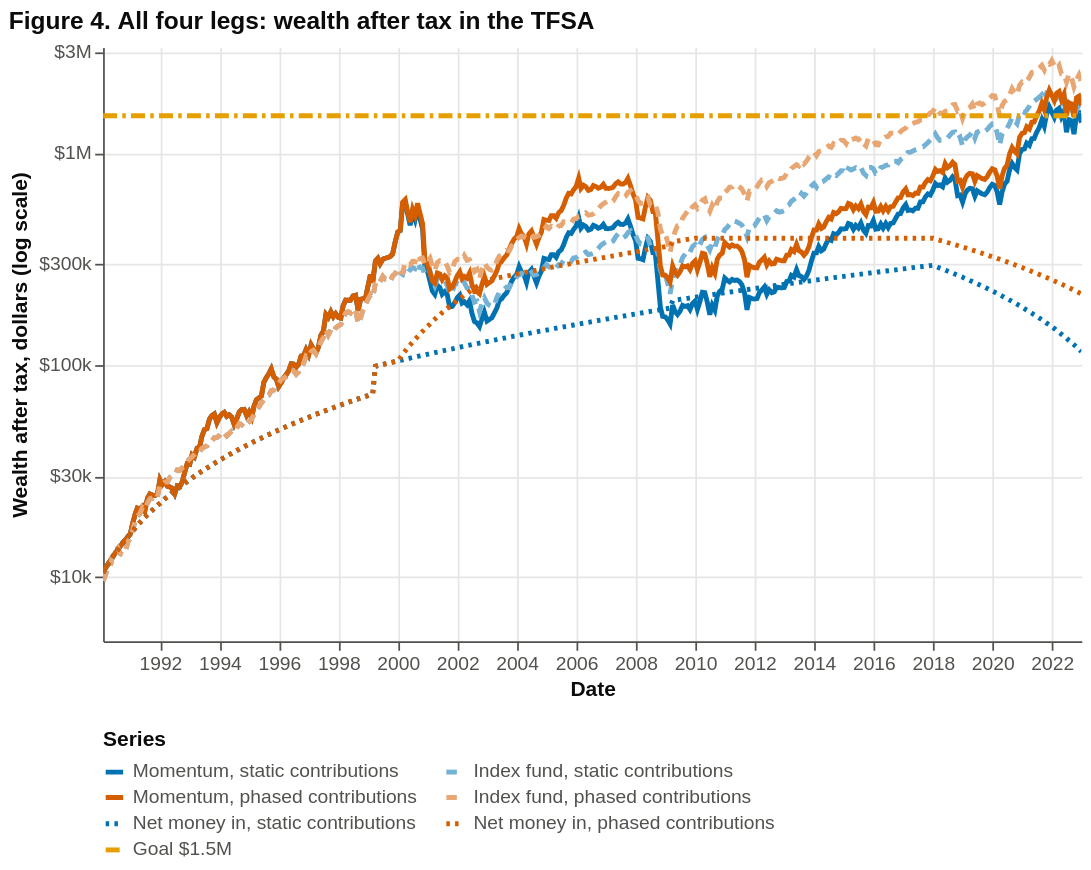

Notebook code for this chart:
### Markdown cell above
**Figure 4.** TFSA wealth after tax, all four legs on one log scale: static contributions in blue and phased contributions in vermillion, the screen solid and the index fund dashed and lighter. **Colour is the contribution schedule (blue for static, vermillion for phased); a solid line is the screen, a dashed lighter line of the same colour is the index fund that received the same dollars on the same days; the dotted line is the net money put in.** **Tooltip:** hovering shows the month end, the money put in under each schedule, the four legs after tax and, for each schedule, the screen minus the index fund. Hover over any mark for its exact values; drag to pan and scroll to zoom (JupyterLab or VS Code; elsewhere the picture is static).

### Code cell
show(pch.compare_chart(R, SCREEN, y_domain=WEALTH_DOM, title="Figure 4. All four legs: wealth after tax in the TFSA"))

rows = []
for s in SCHEDS:
    for k in ("screen", "index"):
        rows.append({"Leg": LEG[s, k], "Contributed": GROSS[s], "Net money in": NET[s], "Final, after tax": FINAL[s, "tfsa", k],
                     "XIRR, before tax": m(s, "tfsa", WHO[k], "XIRR"), "XIRR, after tax and inflation": m(s, "tfsa", WHO[k], "XIRRAfterTaxReal"),
                     "Years to the goal": m(s, "tfsa", WHO[k], "YearsToGoal")})
for k, nm in (("screen", SCREEN), ("index", "Index fund")):
    a_, b_ = m("phased", "tfsa", WHO[k], "XIRRAfterTaxReal"), m("static", "tfsa", WHO[k], "XIRRAfterTaxReal")
    rows.append({"Leg": f"{nm}: phased minus static", "Contributed": GROSS["phased"] - GROSS["static"], "Net money in": NET["phased"] - NET["static"],
                 "Final, after tax": FINAL["phased", "tfsa", k] - FINAL["static", "tfsa", k],
                 "XIRR, before tax": m("phased", "tfsa", WHO[k], "XIRR") - m("static", "tfsa", WHO[k], "XIRR"), "XIRR, after tax and inflation": a_ - b_,
                 "Years to the goal": m("phased", "tfsa", WHO[k], "YearsToGoal") - m("static", "tfsa", WHO[k], "YearsToGoal")})
tab4 = pd.DataFrame(rows).set_index("Leg")
print("Table 4. The four legs in the TFSA, and the effect of the schedule on each instrument (contributed = lump sum, contributions and windfalls, before withdrawals)")
tab4.style.format({"Contributed": fmoney, "Net money in": fmoney, "Final, after tax": fmoney, "XIRR, before tax": "{:.2%}", "XIRR, after tax and inflation": "{:.2%}", "Years to the goal": "{:.1f}"}, na_rep="never")

### Figure 1 — Vega-Lite specification as saved in the notebook (floating-point values rounded to 4 significant figures; data arrays with more than 128 entries replaced by an {"elided": "..."} marker saying what was removed)
{"$schema": "https://vega.github.io/schema/vega-lite/v5.20.1.json", "config": {"axis": {"domainColor": "#52514e", "grid": true, "gridColor": "#E6E6E6", "labelColor": "#52514e", "labelFontSize": 11, "tickColor": "#52514e", "titleColor": "#0b0b0b", "titleFontSize": 12}, "legend": {"labelFontSize": 11, "titleFontSize": 12}, "title": {"anchor": "start", "color": "#0b0b0b", "fontSize": 14, "subtitleColor": "#52514e"}, "view": {"continuousHeight": 300, "continuousWidth": 300, "stroke": null}}, "data": {"name": "data-68bb8e24f1156891774df96bd97e5478"}, "datasets": {"data-68bb8e24f1156891774df96bd97e5478": {"elided": "396 records"}}, "height": 340, "layer": [{"encoding": {"color": {"field": "series", "legend": {"columns": 2, "labelColor": "#52514e", "labelLimit": 420, "orient": "bottom", "symbolOpacity": 1, "symbolStrokeWidth": 3, "symbolType": "stroke", "title": "Series", "titleColor": "#0b0b0b"}, "scale": {"domain": ["Momentum, static contributions", "Index fund, static contributions", "Momentum, phased contributions", "Index fund, phased contributions", "Net money in, static contributions", "Net money in, phased contributions", "Goal $1.5M"], "range": ["#0072B2", "#73B1D5", "#D55E00", "#E8A673", "#0072B2", "#D55E00", "#E69F00"]}, "sort": ["Momentum, static contributions", "Index fund, static contributions", "Momentum, phased contributions", "Index fund, phased contributions", "Net money in, static contributions", "Net money in, phased contributions", "Goal $1.5M"], "type": "nominal"}, "opacity": {"field": "series", "legend": null, "scale": {"domain": ["Momentum, static contributions", "Index fund, static contributions", "Momentum, phased contributions", "Index fund, phased contributions", "Net money in, static contributions", "Net money in, phased contributions", "Goal $1.5M"], "range": [1, 1, 1, 1, 0.8, 0.8, 1]}, "type": "nominal"}, "strokeDash": {"field": "series", "legend": {"columns": 2, "labelColor": "#52514e", "labelLimit": 420, "orient": "bottom", "symbolOpacity": 1, "symbolStrokeWidth": 3, "symbolType": "stroke", "title": "Series", "titleColor": "#0b0b0b"}, "scale": {"domain": ["Momentum, static contributions", "Index fund, static contributions", "Momentum, phased contributions", "Index fund, phased contributions", "Net money in, static contributions", "Net money in, phased contributions", "Goal $1.5M"], "range": [[1, 0], [6, 4], [1, 0], [6, 4], [2, 3], [2, 3], [8, 3, 2, 3]]}, "type": "nominal"}, "strokeWidth": {"field": "series", "legend": null, "scale": {"domain": ["Momentum, static contributions", "Index fund, static contributions", "Momentum, phased contributions", "Index fund, phased contributions", "Net money in, static contributions", "Net money in, phased contributions", "Goal $1.5M"], "range": [2.8, 2.8, 2.8, 2.8, 1.6, 1.6, 1.8]}, "type": "nominal"}, "x": {"axis": {"format": "%Y", "tickCount": 12}, "field": "date", "title": "Date", "type": "temporal"}, "y": {"axis": {"format": "$~s", "title": "Wealth after tax, dollars (log scale)", "values": [10000.0, 30000.0, 100000.0, 300000.0, 1000000.0, 3000000.0]}, "field": "dollars", "scale": {"domain": [5000, 3159000.0], "nice": false, "type": "log"}, "title": "Wealth after tax, dollars (log scale)", "type": "quantitative"}}, "mark": {"type": "line"}, "name": "view_6", "transform": [{"as": ["key", "dollars"], "fold": ["static_s", "static_i", "phased_s", "phased_i", "static_c", "phased_c", "goal"]}, {"as": "series", "calculate": "{'static_s':\"Momentum, static contributions\",'static_i':\"Index fund, static contributions\",'phased_s':\"Momentum, phased contributions\",'phased_i':\"Index fund, phased contributions\",'static_c':\"Net money in, static contributions\",'phased_c':\"Net money in, phased contributions\",'goal':\"Goal $1.5M\"}[datum.key]"}]}, {"encoding": {"tooltip": [{"field": "date", "format": "%d %b %Y", "title": "Date", "type": "temporal"}, {"field": "static_c", "format": "$,.0f", "title": "Net money in, static contributions", "type": "quantitative"}, {"field": "static_s", "format": "$,.0f", "title": "Momentum, static contributions (after tax)", "type": "quantitative"}, {"field": "static_i", "format": "$,.0f", "title": "Index fund, static contributions (after tax)", "type": "quantitative"}, {"field": "static_d", "format": "$,.0f", "title": "Momentum minus index fund, static contributions", "type": "quantitative"}, {"field": "phased_c", "format": "$,.0f", "title": "Net money in, phased contributions", "type": "quantitative"}, {"field": "phased_s", "format": "$,.0f", "title": "Momentum, phased contributions (after tax)", "type": "quantitative"}, {"field": "phased_i", "format": "$,.0f", "title": "Index fund, phased contributions (after tax)", "type": "quantitative"}, {"field": "phased_d", "format": "$,.0f", "title": "Momentum minus index fund, phased contributions", "type": "quantitative"}], "x": {"field": "date", "type": "temporal"}}, "mark": {"color": "#52514e", "strokeWidth": 1.5, "type": "rule"}, "transform": [{"filter": {"empty": false, "param": "hover"}}]}, {"encoding": {"tooltip": [{"field": "date", "format": "%d %b %Y", "title": "Date", "type": "temporal"}, {"field": "static_c", "format": "$,.0f", "title": "Net money in, static contributions", "type": "quantitative"}, {"field": "static_s", "format": "$,.0f", "title": "Momentum, static contributions (after tax)", "type": "quantitative"}, {"field": "static_i", "format": "$,.0f", "title": "Index fund, static contributions (after tax)", "type": "quantitative"}, {"field": "static_d", "format": "$,.0f", "title": "Momentum minus index fund, static contributions", "type": "quantitative"}, {"field": "phased_c", "format": "$,.0f", "title": "Net money in, phased contributions", "type": "quantitative"}, {"field": "phased_s", "format": "$,.0f", "title": "Momentum, phased contributions (after tax)", "type": "quantitative"}, {"field": "phased_i", "format": "$,.0f", "title": "Index fund, phased contributions (after tax)", "type": "quantitative"}, {"field": "phased_d", "format": "$,.0f", "title": "Momentum minus index fund, phased contributions", "type": "quantitative"}], "x": {"field": "date", "type": "temporal"}, "y": {"field": "y", "type": "quantitative"}}, "mark": {"color": "#52514e", "filled": true, "opacity": 0, "size": 160, "type": "point"}, "name": "view_5"}, {"encoding": {"tooltip": [{"field": "date", "format": "%d %b %Y", "title": "Date", "type": "temporal"}, {"field": "static_c", "format": "$,.0f", "title": "Net money in, static contributions", "type": "quantitative"}, {"field": "static_s", "format": "$,.0f", "title": "Momentum, static contributions (after tax)", "type": "quantitative"}, {"field": "static_i", "format": "$,.0f", "title": "Index fund, static contributions (after tax)", "type": "quantitative"}, {"field": "static_d", "format": "$,.0f", "title": "Momentum minus index fund, static contributions", "type": "quantitative"}, {"field": "phased_c", "format": "$,.0f", "title": "Net money in, phased contributions", "type": "quantitative"}, {"field": "phased_s", "format": "$,.0f", "title": "Momentum, phased contributions (after tax)", "type": "quantitative"}, {"field": "phased_i", "format": "$,.0f", "title": "Index fund, phased contributions (after tax)", "type": "quantitative"}, {"field": "phased_d", "format": "$,.0f", "title": "Momentum minus index fund, phased contributions", "type": "quantitative"}], "x": {"field": "date", "type": "temporal"}, "y": {"field": "y", "type": "quantitative"}}, "mark": {"color": "#0b0b0b", "filled": true, "opacity": 1, "size": 60, "type": "point"}, "transform": [{"filter": {"empty": false, "param": "hover"}}]}], "params": [{"name": "hover", "select": {"clear": "pointerout", "fields": ["date"], "nearest": true, "on": "pointerover", "type": "point"}, "views": ["view_5"]}, {"bind": "scales", "name": "param_3", "select": {"encodings": ["x"], "type": "interval"}, "views": ["view_6"]}], "resolve": {"scale": {"shape": "independent"}}, "title": "Figure 4. All four legs: wealth after tax in the TFSA", "width": 560}
